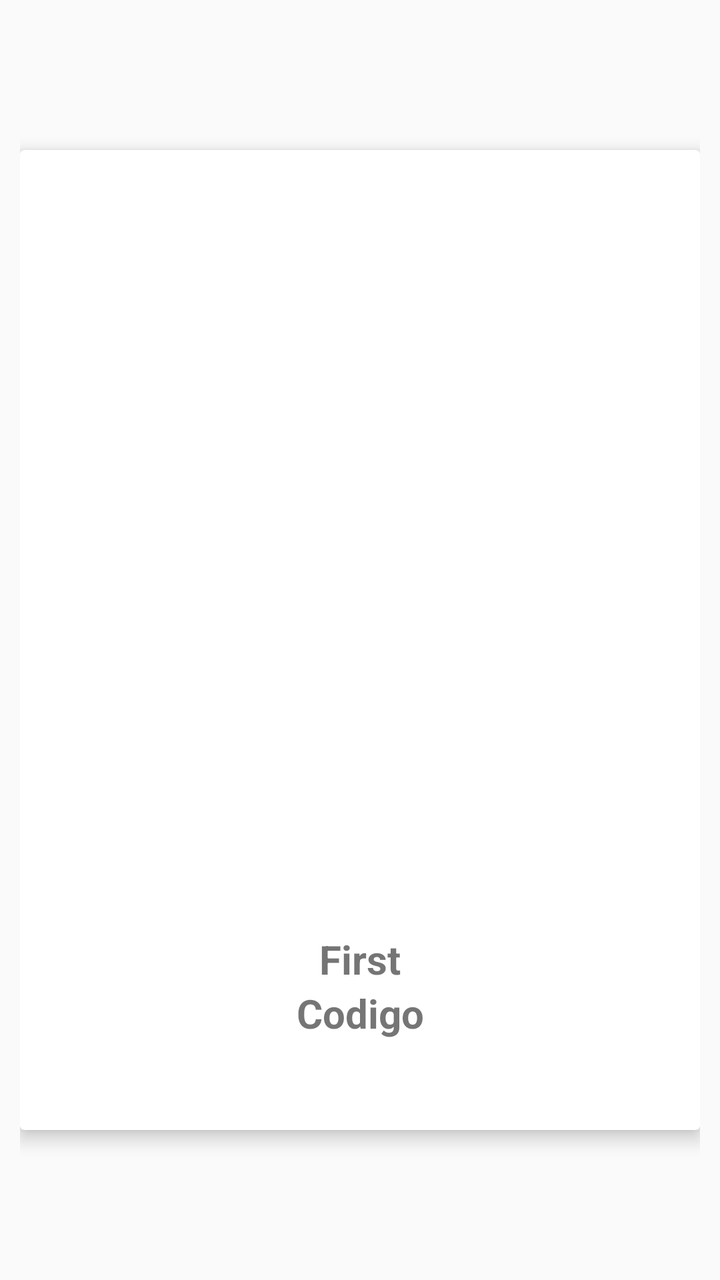
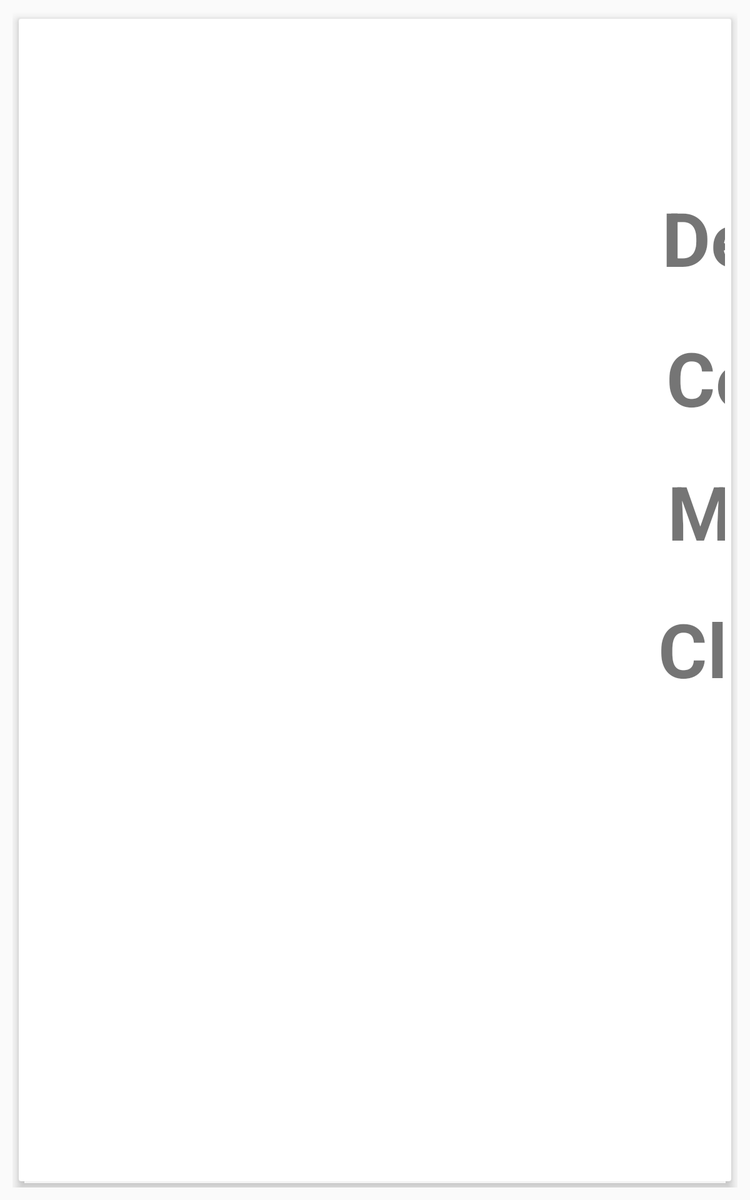

Compare how this app lays out the same screen by default and in its alternative resource folder. The renders come first, then the two layout files and the values they reference.
<!-- AndroidManifest.xml: application theme AppTheme -->
<!-- res/layout/custom_carousel_layout.xml -->
<?xml version="1.0" encoding="utf-8"?>
<androidx.constraintlayout.widget.ConstraintLayout xmlns:android="http://schemas.android.com/apk/res/android"
    xmlns:app="http://schemas.android.com/apk/res-auto"
    xmlns:tools="http://schemas.android.com/tools"
    android:layout_width="match_parent"
    android:layout_height="match_parent"
    android:orientation="vertical"
    android:padding="10dp">



    <androidx.cardview.widget.CardView
        android:layout_width="wrap_content"
        android:layout_height="wrap_content"
        android:layout_marginStart="5dp"
        android:layout_marginTop="5dp"
        android:layout_marginEnd="5dp"
        android:layout_marginBottom="5dp"
        app:cardElevation="5dp"
        app:contentPadding="5dp"
        app:layout_constraintBottom_toBottomOf="parent"
        app:layout_constraintEnd_toEndOf="parent"
        app:layout_constraintStart_toStartOf="parent"
        app:layout_constraintTop_toTopOf="parent">

        <androidx.constraintlayout.widget.ConstraintLayout
            android:layout_width="match_parent"
            android:layout_height="match_parent"
            android:orientation="vertical"
            android:layout_marginLeft="20dp"
            android:layout_marginRight="20dp"
            android:layout_marginBottom="20dp"
            android:layout_marginTop="20dp">

            <ImageView
                android:id="@+id/iv_product"
                android:layout_width="300dp"
                android:layout_height="300dp"
                android:layout_gravity="center"
                app:layout_constraintBottom_toBottomOf="parent"
                app:layout_constraintEnd_toEndOf="parent"
                app:layout_constraintStart_toStartOf="parent"
                app:layout_constraintTop_toTopOf="parent"
                app:layout_constraintVertical_bias="0.379"
                app:srcCompat="@mipmap/ic_launcher_round" />

            <TextView
                android:id="@+id/tv_title"
                android:layout_width="wrap_content"
                android:layout_height="wrap_content"
                android:layout_gravity="center"
                android:layout_marginTop="12dp"
                android:text="First"
                android:textSize="20sp"
                android:textStyle="bold"
                app:layout_constraintBottom_toBottomOf="parent"
                app:layout_constraintEnd_toEndOf="parent"
                app:layout_constraintStart_toStartOf="parent"
                app:layout_constraintTop_toBottomOf="@+id/iv_product"
                app:layout_constraintVertical_bias="0.019" />

            <TextView
                android:id="@+id/tv_codes"
                android:layout_width="wrap_content"
                android:layout_height="wrap_content"
                android:layout_gravity="center"
                android:text="Codigo"
                android:textSize="20sp"
                android:textStyle="bold"
                app:layout_constraintBottom_toBottomOf="parent"
                app:layout_constraintEnd_toEndOf="parent"
                app:layout_constraintStart_toStartOf="parent"
                app:layout_constraintTop_toBottomOf="@+id/tv_title"
                app:layout_constraintVertical_bias="0.088"
                android:layout_marginBottom="20dp"/>
        </androidx.constraintlayout.widget.ConstraintLayout>
    </androidx.cardview.widget.CardView>
</androidx.constraintlayout.widget.ConstraintLayout>
<!-- resources referenced by this layout -->
<resources>
  <style name="AppTheme" parent="Theme.AppCompat.Light.DarkActionBar">
          
          <item name="colorPrimary">@color/colorPrimary</item>
          <item name="colorPrimaryDark">@color/colorPrimaryDark</item>
          <item name="colorAccent">@color/colorAccent</item>
          <item name="android:actionOverflowButtonStyle">@style/MyActionButtonOverflow</item>
      </style>
  <style name="MyActionButtonOverflow" parent="android:style/Widget.Holo.Light.ActionButton.Overflow">
          <item name="android:src">@drawable/ic_eye_views</item>
      </style>
</resources>
<!-- res/layout-sw600dp/custom_carousel_layout.xml (the repository's variant of the layout above) -->
<!-- drawn on a 7-inch tablet held upright -->
<?xml version="1.0" encoding="utf-8"?>
<androidx.constraintlayout.widget.ConstraintLayout xmlns:android="http://schemas.android.com/apk/res/android"
    xmlns:app="http://schemas.android.com/apk/res-auto"
    xmlns:tools="http://schemas.android.com/tools"
    android:layout_width="match_parent"
    android:layout_height="match_parent"
    android:orientation="vertical"
    android:padding="10dp">

    
    
    <androidx.cardview.widget.CardView
        android:id="@+id/cardView"
        android:layout_width="match_parent"
        android:layout_height="match_parent"
        android:layout_marginStart="5dp"
        android:layout_marginTop="5dp"
        android:layout_marginEnd="5dp"
        android:layout_marginBottom="5dp"
        app:cardElevation="5dp"
        app:contentPadding="5dp"
        app:layout_constraintBottom_toBottomOf="parent"
        app:layout_constraintEnd_toEndOf="parent"
        app:layout_constraintStart_toStartOf="parent"
        app:layout_constraintTop_toTopOf="parent">

        <androidx.constraintlayout.widget.ConstraintLayout
            android:layout_width="match_parent"
            android:layout_height="match_parent"
            android:orientation="vertical">

            <ImageView
                android:id="@+id/iv_product"
                android:layout_width="516dp"
                android:layout_height="709dp"
                android:layout_gravity="center"
                app:layout_constraintBottom_toBottomOf="parent"
                app:layout_constraintEnd_toEndOf="parent"
                app:layout_constraintHorizontal_bias="0.033"
                app:layout_constraintStart_toStartOf="parent"
                app:layout_constraintTop_toTopOf="parent"
                app:layout_constraintVertical_bias="0.184"
                app:srcCompat="@mipmap/ic_launcher_round"/>

            <TextView
                android:id="@+id/tv_title"
                android:layout_width="wrap_content"
                android:layout_height="wrap_content"
                android:layout_gravity="center"
                android:text="Descripcion"
                android:textSize="60sp"
                android:textStyle="bold"
                app:layout_constraintBottom_toBottomOf="parent"
                app:layout_constraintEnd_toEndOf="parent"
                app:layout_constraintHorizontal_bias="0.029"
                app:layout_constraintStart_toEndOf="@+id/iv_product"
                app:layout_constraintTop_toTopOf="parent"
                app:layout_constraintVertical_bias="0.155" />

            <TextView
                android:id="@+id/tv_codes"
                android:layout_width="wrap_content"
                android:layout_height="wrap_content"
                android:layout_gravity="center"
                android:text="Codigo"
                android:textSize="60sp"
                android:textStyle="bold"
                app:layout_constraintBottom_toBottomOf="parent"
                app:layout_constraintEnd_toEndOf="parent"
                app:layout_constraintHorizontal_bias="0.032"
                app:layout_constraintStart_toEndOf="@+id/iv_product"
                app:layout_constraintTop_toBottomOf="@+id/tv_title"
                app:layout_constraintVertical_bias="0.051" />

            <TextView
                android:id="@+id/tv_brand"
                android:layout_width="wrap_content"
                android:layout_height="wrap_content"
                android:layout_gravity="center"
                android:text="Marca"
                android:textSize="60sp"
                android:textStyle="bold"
                app:layout_constraintBottom_toBottomOf="parent"
                app:layout_constraintEnd_toEndOf="parent"
                app:layout_constraintHorizontal_bias="0.031"
                app:layout_constraintStart_toEndOf="@+id/iv_product"
                app:layout_constraintTop_toBottomOf="@+id/tv_codes"
                app:layout_constraintVertical_bias="0.052" />

            <TextView
                android:id="@+id/tv_classification"
                android:layout_width="wrap_content"
                android:layout_height="wrap_content"
                android:layout_gravity="center"
                android:text="Clasificacion"
                android:textSize="60sp"
                android:textStyle="bold"
                app:layout_constraintBottom_toBottomOf="parent"
                app:layout_constraintEnd_toEndOf="parent"
                app:layout_constraintHorizontal_bias="0.036"
                app:layout_constraintStart_toEndOf="@+id/iv_product"
                app:layout_constraintTop_toBottomOf="@+id/tv_brand"
                app:layout_constraintVertical_bias="0.073" />
        </androidx.constraintlayout.widget.ConstraintLayout>
    </androidx.cardview.widget.CardView>
</androidx.constraintlayout.widget.ConstraintLayout>
